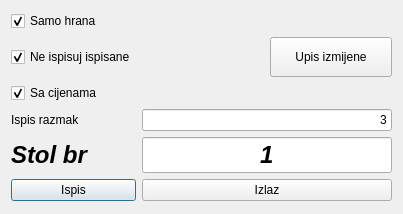
<?xml version="1.0" encoding="UTF-8"?>
<ui version="4.0">
 <class>frmIspisKuhinja</class>
 <widget class="QDialog" name="frmIspisKuhinja">
  <property name="geometry">
   <rect>
    <x>0</x>
    <y>0</y>
    <width>403</width>
    <height>214</height>
   </rect>
  </property>
  <property name="minimumSize">
   <size>
    <width>0</width>
    <height>0</height>
   </size>
  </property>
  <property name="windowTitle">
   <string>Ispis kuhinja</string>
  </property>
  <layout class="QGridLayout" name="gridLayout">
   <item row="7" column="1" colspan="2">
    <widget class="QLineEdit" name="txtRazmak">
     <property name="text">
      <string>3</string>
     </property>
     <property name="alignment">
      <set>Qt::AlignRight|Qt::AlignTrailing|Qt::AlignVCenter</set>
     </property>
    </widget>
   </item>
   <item row="7" column="0">
    <widget class="QLabel" name="label">
     <property name="text">
      <string>Ispis razmak</string>
     </property>
    </widget>
   </item>
   <item row="8" column="0">
    <widget class="QLabel" name="label_2">
     <property name="font">
      <font>
       <pointsize>18</pointsize>
       <weight>75</weight>
       <italic>true</italic>
       <bold>true</bold>
      </font>
     </property>
     <property name="text">
      <string>Stol br</string>
     </property>
    </widget>
   </item>
   <item row="8" column="1" colspan="2">
    <widget class="QLineEdit" name="txtStolBr">
     <property name="font">
      <font>
       <pointsize>18</pointsize>
       <weight>75</weight>
       <italic>true</italic>
       <bold>true</bold>
      </font>
     </property>
     <property name="text">
      <string>1</string>
     </property>
     <property name="alignment">
      <set>Qt::AlignCenter</set>
     </property>
    </widget>
   </item>
   <item row="9" column="0">
    <widget class="QPushButton" name="btnIspis">
     <property name="text">
      <string>Ispis</string>
     </property>
     <property name="icon">
      <iconset>
       <normaloff>:/ikone/ikone/button_ok.svg</normaloff>:/ikone/ikone/button_ok.svg</iconset>
     </property>
     <property name="default">
      <bool>true</bool>
     </property>
    </widget>
   </item>
   <item row="9" column="1" colspan="2">
    <widget class="QPushButton" name="btnIzlaz">
     <property name="text">
      <string>Izlaz</string>
     </property>
     <property name="icon">
      <iconset>
       <normaloff>:/ikone/ikone/button_cancel.svg</normaloff>:/ikone/ikone/button_cancel.svg</iconset>
     </property>
     <property name="autoDefault">
      <bool>false</bool>
     </property>
    </widget>
   </item>
   <item row="5" column="0">
    <widget class="QCheckBox" name="chkIspisSaCijenama">
     <property name="text">
      <string>Sa cijenama</string>
     </property>
     <property name="checked">
      <bool>true</bool>
     </property>
    </widget>
   </item>
   <item row="2" column="0">
    <widget class="QCheckBox" name="chkIspisNeIspisIspisane">
     <property name="text">
      <string>Ne ispisuj ispisane</string>
     </property>
     <property name="checked">
      <bool>true</bool>
     </property>
    </widget>
   </item>
   <item row="1" column="0">
    <widget class="QCheckBox" name="chkIspisHrana">
     <property name="text">
      <string>Samo hrana</string>
     </property>
     <property name="checked">
      <bool>true</bool>
     </property>
    </widget>
   </item>
   <item row="2" column="2">
    <widget class="QPushButton" name="btnUpisIzmijene">
     <property name="minimumSize">
      <size>
       <width>0</width>
       <height>40</height>
      </size>
     </property>
     <property name="maximumSize">
      <size>
       <width>16777215</width>
       <height>16777215</height>
      </size>
     </property>
     <property name="text">
      <string>Upis izmijene</string>
     </property>
     <property name="icon">
      <iconset>
       <normaloff>:/ikone/ikone/button_ok.svg</normaloff>:/ikone/ikone/button_ok.svg</iconset>
     </property>
     <property name="autoDefault">
      <bool>false</bool>
     </property>
    </widget>
   </item>
  </layout>
 </widget>
 <tabstops>
  <tabstop>chkIspisSaCijenama</tabstop>
  <tabstop>txtRazmak</tabstop>
  <tabstop>txtStolBr</tabstop>
  <tabstop>btnIspis</tabstop>
  <tabstop>btnIzlaz</tabstop>
 </tabstops>
 <resources/>
 <connections/>
</ui>
